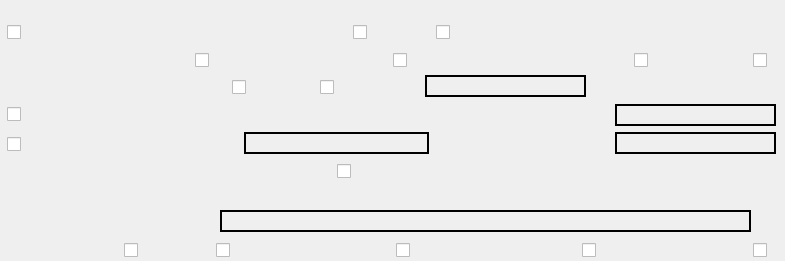
<?xml version="1.0" encoding="UTF-8"?>
<ui version="4.0">
 <class>Tools::FspPrinterDialogConds</class>
 <widget class="QWidget" name="Tools::FspPrinterDialogConds">
  <property name="geometry">
   <rect>
    <x>0</x>
    <y>0</y>
    <width>785</width>
    <height>261</height>
   </rect>
  </property>
  <property name="sizePolicy">
   <sizepolicy hsizetype="Fixed" vsizetype="Fixed">
    <horstretch>0</horstretch>
    <verstretch>0</verstretch>
   </sizepolicy>
  </property>
  <property name="minimumSize">
   <size>
    <width>785</width>
    <height>261</height>
   </size>
  </property>
  <property name="maximumSize">
   <size>
    <width>785</width>
    <height>261</height>
   </size>
  </property>
  <property name="baseSize">
   <size>
    <width>785</width>
    <height>261</height>
   </size>
  </property>
  <property name="windowTitle">
   <string>Dialog</string>
  </property>
  <widget class="QLabel" name="conditionsLabel">
   <property name="geometry">
    <rect>
     <x>0</x>
     <y>0</y>
     <width>785</width>
     <height>261</height>
    </rect>
   </property>
   <property name="minimumSize">
    <size>
     <width>785</width>
     <height>261</height>
    </size>
   </property>
   <property name="pixmap">
    <pixmap>../../../global_resources/pixmap/others/S3110_conditions.png</pixmap>
   </property>
  </widget>
  <widget class="QCheckBox" name="ald">
   <property name="geometry">
    <rect>
     <x>195</x>
     <y>50</y>
     <width>21</width>
     <height>20</height>
    </rect>
   </property>
   <property name="text">
    <string/>
   </property>
  </widget>
  <widget class="QCheckBox" name="autre">
   <property name="geometry">
    <rect>
     <x>753</x>
     <y>50</y>
     <width>21</width>
     <height>20</height>
    </rect>
   </property>
   <property name="text">
    <string/>
   </property>
  </widget>
  <widget class="QCheckBox" name="medtrempla">
   <property name="geometry">
    <rect>
     <x>582</x>
     <y>241</y>
     <width>19</width>
     <height>18</height>
    </rect>
   </property>
   <property name="text">
    <string/>
   </property>
  </widget>
  <widget class="Utils::ModernDateEditor" name="materDate">
   <property name="geometry">
    <rect>
     <x>615</x>
     <y>104</y>
     <width>161</width>
     <height>22</height>
    </rect>
   </property>
   <property name="font">
    <font>
     <weight>75</weight>
     <bold>true</bold>
    </font>
   </property>
   <property name="styleSheet">
    <string notr="true">border: 2px solid black;
background-color: transparent</string>
   </property>
  </widget>
  <widget class="QCheckBox" name="horscoord">
   <property name="geometry">
    <rect>
     <x>753</x>
     <y>241</y>
     <width>19</width>
     <height>18</height>
    </rect>
   </property>
   <property name="text">
    <string/>
   </property>
  </widget>
  <widget class="QCheckBox" name="urgence">
   <property name="geometry">
    <rect>
     <x>216</x>
     <y>241</y>
     <width>19</width>
     <height>18</height>
    </rect>
   </property>
   <property name="text">
    <string/>
   </property>
  </widget>
  <widget class="QCheckBox" name="exoTM_Oui">
   <property name="geometry">
    <rect>
     <x>436</x>
     <y>22</y>
     <width>21</width>
     <height>20</height>
    </rect>
   </property>
   <property name="text">
    <string/>
   </property>
  </widget>
  <widget class="QCheckBox" name="maladie">
   <property name="geometry">
    <rect>
     <x>7</x>
     <y>23</y>
     <width>21</width>
     <height>18</height>
    </rect>
   </property>
   <property name="text">
    <string/>
   </property>
  </widget>
  <widget class="QCheckBox" name="accident_oui">
   <property name="geometry">
    <rect>
     <x>320</x>
     <y>77</y>
     <width>21</width>
     <height>20</height>
    </rect>
   </property>
   <property name="text">
    <string/>
   </property>
  </widget>
  <widget class="QCheckBox" name="at">
   <property name="geometry">
    <rect>
     <x>7</x>
     <y>134</y>
     <width>16</width>
     <height>20</height>
    </rect>
   </property>
   <property name="text">
    <string/>
   </property>
  </widget>
  <widget class="Utils::ModernDateEditor" name="atDate">
   <property name="geometry">
    <rect>
     <x>615</x>
     <y>132</y>
     <width>161</width>
     <height>22</height>
    </rect>
   </property>
   <property name="font">
    <font>
     <weight>75</weight>
     <bold>true</bold>
    </font>
   </property>
   <property name="styleSheet">
    <string notr="true">border: 2px solid black;
background-color: transparent</string>
   </property>
  </widget>
  <widget class="QCheckBox" name="accessspe">
   <property name="geometry">
    <rect>
     <x>124</x>
     <y>241</y>
     <width>19</width>
     <height>18</height>
    </rect>
   </property>
   <property name="text">
    <string/>
   </property>
  </widget>
  <widget class="QCheckBox" name="horsresidence">
   <property name="geometry">
    <rect>
     <x>396</x>
     <y>241</y>
     <width>19</width>
     <height>18</height>
    </rect>
   </property>
   <property name="text">
    <string/>
   </property>
  </widget>
  <widget class="QCheckBox" name="accident_non">
   <property name="geometry">
    <rect>
     <x>232</x>
     <y>77</y>
     <width>21</width>
     <height>20</height>
    </rect>
   </property>
   <property name="text">
    <string/>
   </property>
  </widget>
  <widget class="QCheckBox" name="l115">
   <property name="geometry">
    <rect>
     <x>634</x>
     <y>50</y>
     <width>21</width>
     <height>20</height>
    </rect>
   </property>
   <property name="text">
    <string/>
   </property>
  </widget>
  <widget class="QLineEdit" name="envoyeur">
   <property name="geometry">
    <rect>
     <x>220</x>
     <y>210</y>
     <width>531</width>
     <height>22</height>
    </rect>
   </property>
   <property name="font">
    <font>
     <weight>75</weight>
     <bold>true</bold>
    </font>
   </property>
   <property name="styleSheet">
    <string notr="true">border: 2px solid black;
background-color: transparent</string>
   </property>
  </widget>
  <widget class="QCheckBox" name="mater">
   <property name="geometry">
    <rect>
     <x>7</x>
     <y>104</y>
     <width>21</width>
     <height>20</height>
    </rect>
   </property>
   <property name="text">
    <string/>
   </property>
  </widget>
  <widget class="QCheckBox" name="nouveauMT">
   <property name="geometry">
    <rect>
     <x>337</x>
     <y>161</y>
     <width>21</width>
     <height>20</height>
    </rect>
   </property>
   <property name="text">
    <string/>
   </property>
  </widget>
  <widget class="Utils::ModernDateEditor" name="accidentDate">
   <property name="geometry">
    <rect>
     <x>425</x>
     <y>75</y>
     <width>161</width>
     <height>22</height>
    </rect>
   </property>
   <property name="font">
    <font>
     <weight>75</weight>
     <bold>true</bold>
    </font>
   </property>
   <property name="styleSheet">
    <string notr="true">border: 2px solid black;
background-color: transparent</string>
   </property>
  </widget>
  <widget class="QCheckBox" name="exoTM_non">
   <property name="geometry">
    <rect>
     <x>353</x>
     <y>22</y>
     <width>21</width>
     <height>20</height>
    </rect>
   </property>
   <property name="text">
    <string/>
   </property>
  </widget>
  <widget class="QLineEdit" name="atNb">
   <property name="geometry">
    <rect>
     <x>244</x>
     <y>132</y>
     <width>185</width>
     <height>22</height>
    </rect>
   </property>
   <property name="font">
    <font>
     <weight>75</weight>
     <bold>true</bold>
    </font>
   </property>
   <property name="styleSheet">
    <string notr="true">border: 2px solid black;
background-color: transparent</string>
   </property>
  </widget>
  <widget class="QCheckBox" name="prevention">
   <property name="geometry">
    <rect>
     <x>393</x>
     <y>50</y>
     <width>21</width>
     <height>20</height>
    </rect>
   </property>
   <property name="text">
    <string/>
   </property>
  </widget>
 </widget>
 <customwidgets>
  <customwidget>
   <class>Utils::ModernDateEditor</class>
   <extends>QLineEdit</extends>
   <header location="global">utils/widgets/moderndateeditor.h</header>
  </customwidget>
 </customwidgets>
 <resources/>
 <connections/>
</ui>
